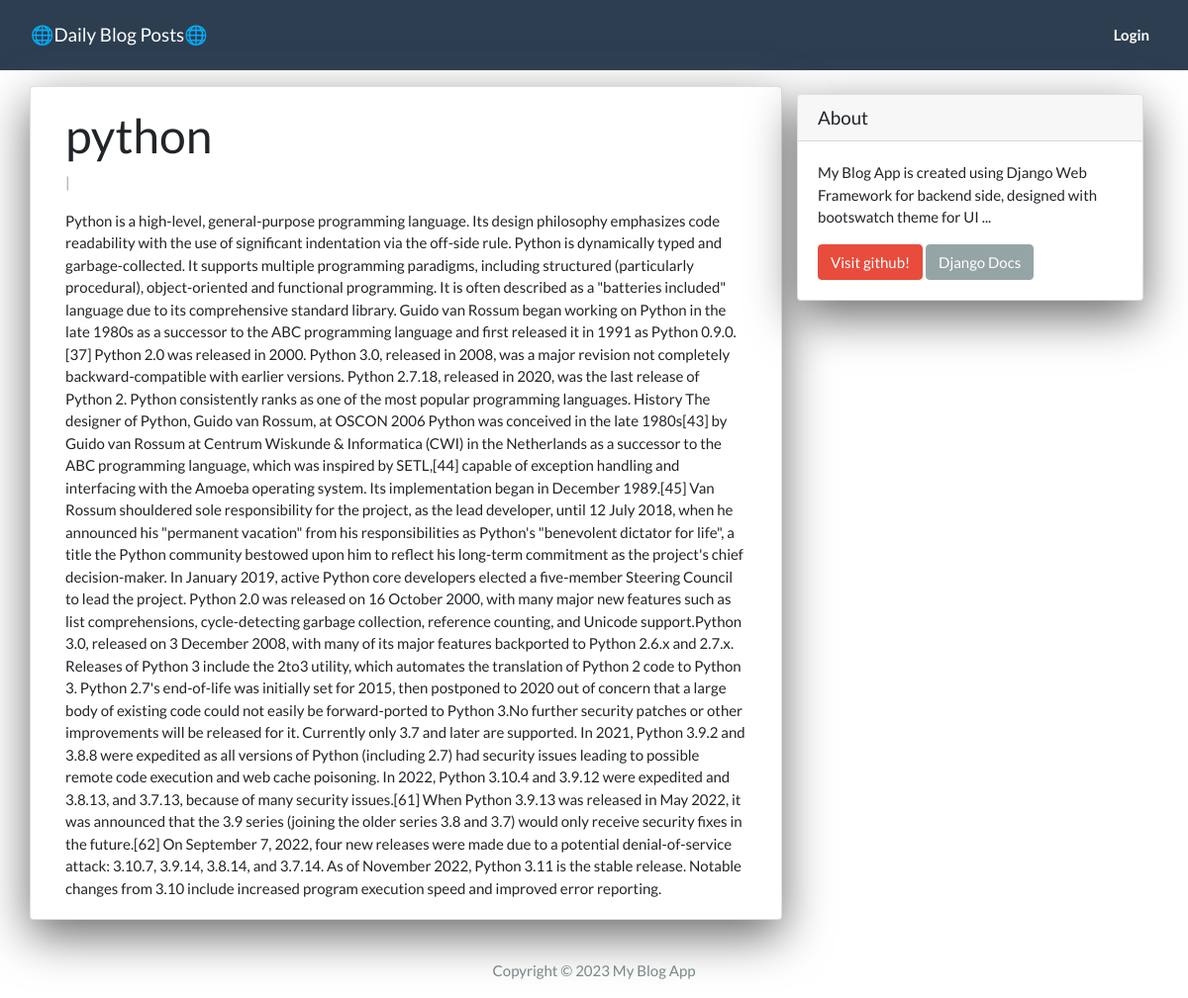
Page /python/ on the committed database.
### blog/models.py (models this page shows, shortened)
class blog_model(models.Model):
    title = models.CharField(max_length=200, unique=True)
    slug = models.SlugField(max_length=200, unique=True)
    author = models.ForeignKey(User, on_delete=models.CASCADE, related_name='blog_posts')
    created_on = models.DateTimeField(auto_now_add=True)
    updated_on = models.DateTimeField(auto_now=True)
    content = models.TextField()
    status = models.IntegerField(choices=STATUS_CHOICES, default=0)
    class Meta:
        ordering = ('-created_on',)

### blog/views.py (the view)
# urls.py: path('<slug:slug>/', BlogDetailview.as_view(), name="post_detail")
class BlogDetailview(generic.DetailView):
    model = blog_model
    template_name = 'detailpost.html'

### blog/templates/detailpost.html
{% extends 'base.html' %}
{% block content %}
<div class="container">
  <div class="row">
    <div class="col-md-8 card mb-4  mt-3 left  top">
      <div class="card-body">
        <h1>{% block title %} {{ object.title }} {% endblock title %}</h1>
        <p class=" text-muted">{{ post.author }} | {{ post.created_on }}</p>
        <p class="card-text ">{{ object.content | safe }}</p>
      </div>
    </div>
    {% block sidebar %} {% include 'sidebar.html' %} {% endblock sidebar %}
  </div>
</div>
{% endblock content %}

### blog/templates/sidebar.html (style rules this page uses)
.card { box-shadow: 0 16px 48px #6a6a6b; }

### rows in the picture
blog_model: title "python", content "Python is a high-level, general-purpose programming language. Its design philosophy emphasizes code readability with the use of significant indentation via the off-side rule. Python is dynamically typed and garbage-collected. It supports multiple programming paradigms, including structured (particularly procedural), object-oriented and functional programming. It is often described as a \"batteries included\" language due to its comprehensive standard library. Guido van Rossum began working on Python in the late 1980s as a successor to the ABC programming language and first released it in 1991 as Python 0.9.0.[37] Python 2.0 was released in 2000. Python 3.0, released in 2008, was a major…"
